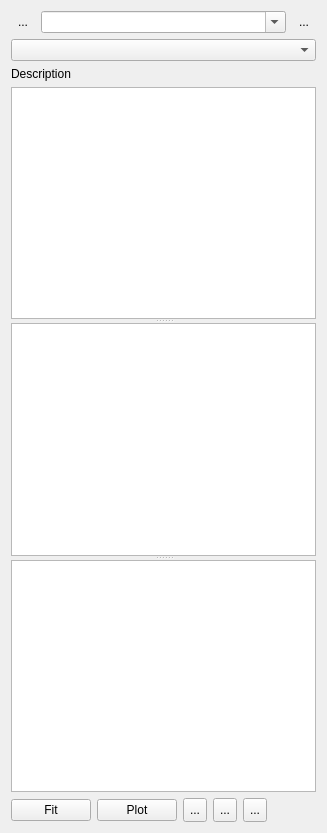
<?xml version="1.0" encoding="UTF-8"?>
<ui version="4.0">
 <class>Form</class>
 <widget class="QWidget" name="Form">
  <property name="geometry">
   <rect>
    <x>0</x>
    <y>0</y>
    <width>327</width>
    <height>833</height>
   </rect>
  </property>
  <property name="windowTitle">
   <string>Fit</string>
  </property>
  <layout class="QVBoxLayout" name="verticalLayout">
   <item>
    <layout class="QHBoxLayout" name="horizontalLayout_2">
     <item>
      <widget class="QToolButton" name="removeAnalysisButton">
       <property name="minimumSize">
        <size>
         <width>0</width>
         <height>0</height>
        </size>
       </property>
       <property name="text">
        <string>...</string>
       </property>
       <property name="icon">
        <iconset resource="Experiment.qrc">
         <normaloff>:/openicon/icons/edit-clear-locationbar-ltr.png</normaloff>:/openicon/icons/edit-clear-locationbar-ltr.png</iconset>
       </property>
       <property name="iconSize">
        <size>
         <width>16</width>
         <height>16</height>
        </size>
       </property>
       <property name="autoRaise">
        <bool>true</bool>
       </property>
      </widget>
     </item>
     <item>
      <widget class="QComboBox" name="analysisNameComboBox">
       <property name="contextMenuPolicy">
        <enum>Qt::ActionsContextMenu</enum>
       </property>
       <property name="editable">
        <bool>true</bool>
       </property>
      </widget>
     </item>
     <item>
      <widget class="QToolButton" name="saveButton">
       <property name="toolTip">
        <string>Save current</string>
       </property>
       <property name="text">
        <string notr="true">...</string>
       </property>
       <property name="icon">
        <iconset resource="Experiment.qrc">
         <normaloff>:/kde/icons/filesave.png</normaloff>:/kde/icons/filesave.png</iconset>
       </property>
       <property name="iconSize">
        <size>
         <width>16</width>
         <height>16</height>
        </size>
       </property>
       <property name="autoRaise">
        <bool>true</bool>
       </property>
      </widget>
     </item>
    </layout>
   </item>
   <item>
    <widget class="QComboBox" name="fitSelectionComboBox"/>
   </item>
   <item>
    <widget class="QLabel" name="descriptionLabel">
     <property name="text">
      <string>Description</string>
     </property>
     <property name="wordWrap">
      <bool>true</bool>
     </property>
     <property name="textInteractionFlags">
      <set>Qt::LinksAccessibleByMouse|Qt::TextSelectableByMouse</set>
     </property>
    </widget>
   </item>
   <item>
    <widget class="QSplitter" name="splitter">
     <property name="orientation">
      <enum>Qt::Vertical</enum>
     </property>
     <widget class="TableViewExtended" name="parameterTableView"/>
     <widget class="TableViewExtended" name="resultsTableView"/>
     <widget class="QTableView" name="pushTableView"/>
    </widget>
   </item>
   <item>
    <layout class="QHBoxLayout" name="horizontalLayout">
     <item>
      <widget class="QPushButton" name="fitButton">
       <property name="text">
        <string>Fit</string>
       </property>
      </widget>
     </item>
     <item>
      <widget class="QPushButton" name="plotButton">
       <property name="text">
        <string>Plot</string>
       </property>
      </widget>
     </item>
     <item>
      <widget class="QToolButton" name="removePlotButton">
       <property name="minimumSize">
        <size>
         <width>24</width>
         <height>24</height>
        </size>
       </property>
       <property name="toolTip">
        <string>remove fit or plot from trace</string>
       </property>
       <property name="statusTip">
        <string/>
       </property>
       <property name="text">
        <string>...</string>
       </property>
       <property name="icon">
        <iconset resource="Experiment.qrc">
         <normaloff>:/openicon/icons/edit-delete-6.png</normaloff>:/openicon/icons/edit-delete-6.png</iconset>
       </property>
      </widget>
     </item>
     <item>
      <widget class="QToolButton" name="extractButton">
       <property name="minimumSize">
        <size>
         <width>24</width>
         <height>24</height>
        </size>
       </property>
       <property name="toolTip">
        <string>copy the fit from the first selected trace</string>
       </property>
       <property name="text">
        <string>...</string>
       </property>
       <property name="icon">
        <iconset resource="Experiment.qrc">
         <normaloff>:/openicon/icons/archive-extract-2.png</normaloff>:/openicon/icons/archive-extract-2.png</iconset>
       </property>
      </widget>
     </item>
     <item>
      <widget class="QToolButton" name="copyButton">
       <property name="minimumSize">
        <size>
         <width>24</width>
         <height>24</height>
        </size>
       </property>
       <property name="toolTip">
        <string>copy fitted values to start values</string>
       </property>
       <property name="text">
        <string>...</string>
       </property>
       <property name="icon">
        <iconset resource="Experiment.qrc">
         <normaloff>:/openicon/icons/arrow-left-2.png</normaloff>:/openicon/icons/arrow-left-2.png</iconset>
       </property>
      </widget>
     </item>
     <item>
      <spacer name="horizontalSpacer">
       <property name="orientation">
        <enum>Qt::Horizontal</enum>
       </property>
       <property name="sizeHint" stdset="0">
        <size>
         <width>40</width>
         <height>20</height>
        </size>
       </property>
      </spacer>
     </item>
    </layout>
   </item>
  </layout>
 </widget>
 <customwidgets>
  <customwidget>
   <class>TableViewExtended</class>
   <extends>QTableView</extends>
   <header>uiModules.TableViewExtended</header>
  </customwidget>
 </customwidgets>
 <resources>
  <include location="Experiment.qrc"/>
 </resources>
 <connections/>
</ui>
